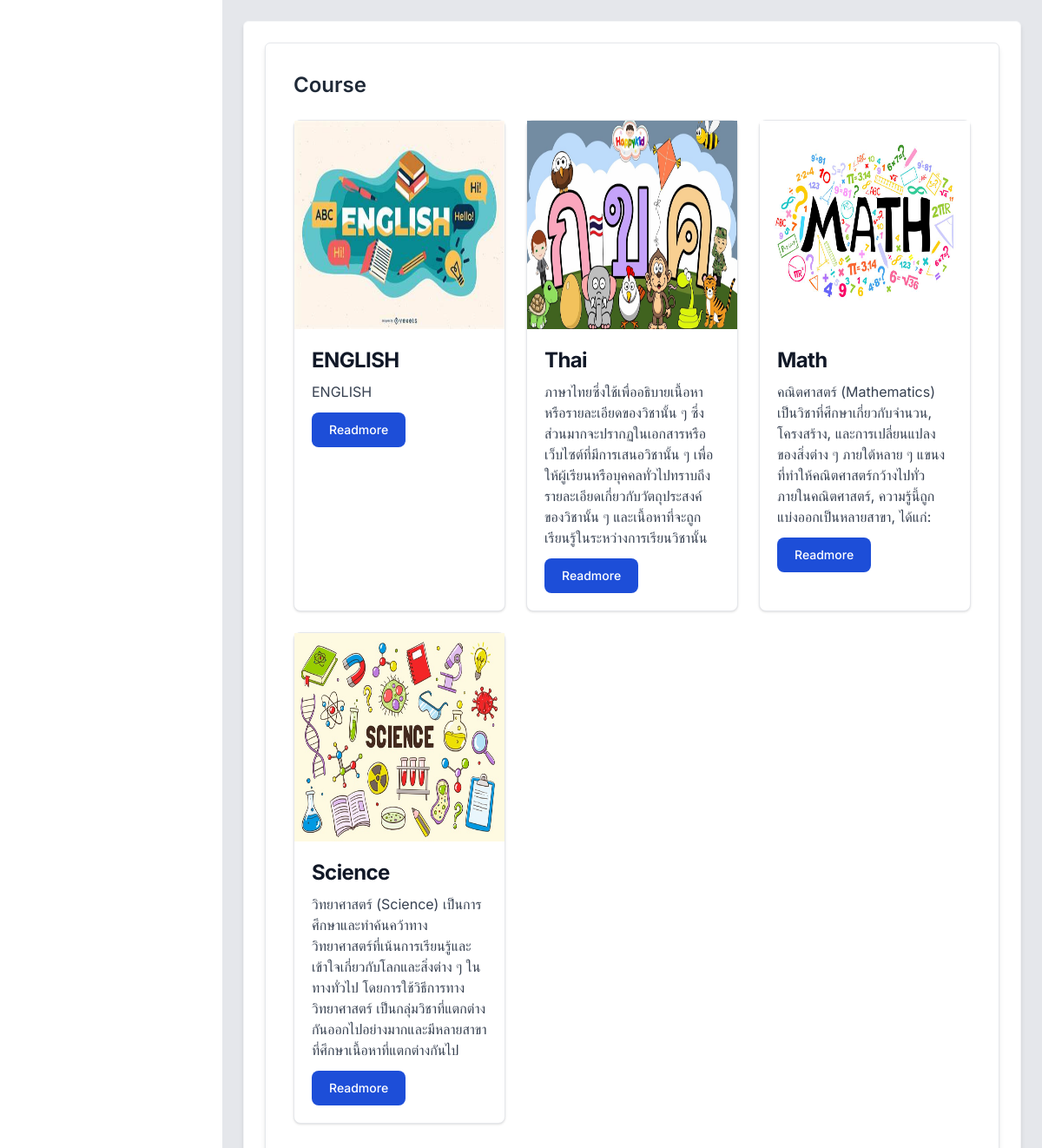
The page /Academic/course.php on the database its author committed.
### tables this page shows
CREATE TABLE `course` (
  `course_id` int(10) UNSIGNED ZEROFILL NOT NULL,
  `course_name` varchar(200) NOT NULL,
  `course_description` varchar(255) NOT NULL,
  `sec_id` int(1) NOT NULL,
  `credits` int(1) NOT NULL,
  `semester` int(1) NOT NULL,
  `year` int(4) NOT NULL,
  `course_image` varchar(255) DEFAULT NULL
);

### Academic/course.php (the view, shortened to what this page needs)
<?php include 'connectdatabase.php';
?>
<!DOCTYPE html>
<html lang="en">
<head>
    <link href="https://fonts.bunny.net/css?family=figtree:400,500,600&display=swap" rel="stylesheet" />
    <link href='https://unpkg.com/boxicons@2.1.4/css/boxicons.min.css' rel='stylesheet'>
    <link href="https://cdn.jsdelivr.net/npm/remixicon@3.5.0/fonts/remixicon.css" rel="stylesheet">
    <script src="https://cdn.tailwindcss.com"></script>
    <link href="style.css" rel="stylesheet">
</head>
<body class="text-gray-800 font-inter">
    <main class="w-full md:w-[calc(100%-256px)] md:ml-64 bg-gray-200 min-h-screen transition-all main">
        <div class="p-6">
            <div class="">
                <div class="grid grid-cols-1 lg:grid-cols-2 gap-6 mb-6">
                    <div class="bg-white border border-gray-100 shadow-md p-6 rounded-md lg:col-span-2 w-full">
                        <div class="flex flex-col lg:flex-row justify-between mb-4 items-start">
                            <div class="mx-auto bg-white p-8 border rounded-md shadow-md w-full justify-center">
                                <h2 class="text-2xl font-semibold mb-6">Course</h2>
                                <div class="grid grid-cols-1 lg:grid-cols-3 gap-6 mb-6 mx-auto">
                                    <?php
                                    $sql = "SELECT * FROM course ORDER BY course_id DESC";
                                    $result = mysqli_query($conn, $sql);
                                    while ($row = mysqli_fetch_assoc($result)) {
                                    ?>
                                        <div class="max-w-sm bg-white border border-gray-200 rounded-lg shadow dark:bg-gray-800 dark:border-gray-700">
                                            <a href="coursepage.php?course_id=<?= $row['course_id'] ?>">
                                                <img src="../Academic/system/imagecourse/<?= $row['course_image'] ?>" class="w-full max-w-96 max-h-96 h-60">
                                            </a>
                                            <div class="p-5 flex flex-col">
                                                <div>
                                                    <a href="#">
                                                        <h5 class="mb-2 text-2xl font-bold tracking-tight text-gray-900 dark:text-white">
                                                            <?= $row['course_name'] ?>
                                                        </h5>
                                                    </a>
                                                    <p class="mb-3 font-normal md:text-base text-xs text-gray-700 dark:text-gray-400">
                                                        <?= $row['course_description'] ?>
                                                    </p>
                                                </div>
                                                <div class="items-end">
                                                    <button onclick="redirectTocoursepage(<?= $row['course_id'] ?>)" class="block text-white bg-blue-700 hover:bg-blue-800 focus:ring-4 focus:outline-none focus:ring-blue-300 font-medium rounded-lg text-sm px-5 py-2.5 text-center dark:bg-blue-600 dark:hover:bg-blue-700 dark:focus:ring-blue-800" type="button">
                                                        Readmore
                                                    </button>
                                                </div>
                                            </div>
                                        </div>
                                    <?php
                                    }
                                    ?>
                                </div>
                            </div>
                        </div>
                    </div>
                </div>
            </div>
        </div>
    </main>
</body>
</html>

### Academic/style.css (style rules this page uses)
html { line-height: 1.5; -webkit-text-size-adjust: 100%; -moz-tab-size: 4; -o-tab-size: 4; tab-size: 4; font-family: ui-sans-serif, system-ui, -apple-system, BlinkMacSystemFont, "Segoe UI", Roboto, "Helvetica Neue", Arial, "Noto Sans", sans-serif, "Apple Color Emoji", "Segoe UI Emoji", "Segoe UI Symbol", "Noto Color Emoji"; font-feature-settings: normal; font-variation-settings: normal; }
body { margin: 0; line-height: inherit; }
h1, h2, h3, h4, h5, h6 { font-size: inherit; font-weight: inherit; }
a { color: inherit; text-decoration: inherit; }
button, input, optgroup, select, textarea { font-family: inherit; font-feature-settings: inherit; font-variation-settings: inherit; font-size: 100%; font-weight: inherit; line-height: inherit; color: inherit; margin: 0; padding: 0; }
button, select { text-transform: none; }
button, [type='button'], [type='reset'], [type='submit'] { -webkit-appearance: button; background-color: transparent; background-image: none; }
blockquote, dl, dd, h1, h2, h3, h4, h5, h6, hr, figure, p, pre { margin: 0; }
button, [role="button"] { cursor: pointer; }
img, svg, video, canvas, audio, iframe, embed, object { display: block; vertical-align: middle; }
img, video { max-width: 100%; height: auto; }
.mb-2 { margin-bottom: 0.5rem; }
.mb-4 { margin-bottom: 1rem; }
.mb-6 { margin-bottom: 1.5rem; }
.block { display: block; }
.flex { display: flex; }
.grid { display: grid; }
.min-h-screen { min-height: 100vh; }
.w-full { width: 100%; }
.grid-cols-1 { grid-template-columns: repeat(1, minmax(0, 1fr)); }
.items-start { align-items: flex-start; }
.justify-center { justify-content: center; }
.justify-between { justify-content: space-between; }
.gap-6 { gap: 1.5rem; }
.rounded-md { border-radius: 0.375rem; }
.border { border-width: 1px; }
.border-gray-100 { --tw-border-opacity: 1; border-color: rgb(243 244 246 / var(--tw-border-opacity)); }
.border-gray-200 { --tw-border-opacity: 1; border-color: rgb(229 231 235 / var(--tw-border-opacity)); }
.bg-white { --tw-bg-opacity: 1; background-color: rgb(255 255 255 / var(--tw-bg-opacity)); }
.p-6 { padding: 1.5rem; }
.font-inter { font-family: 'Inter', sans-serif; }
.text-2xl { font-size: 1.5rem; line-height: 2rem; }
.text-sm { font-size: 0.875rem; line-height: 1.25rem; }
.font-bold { font-weight: 700; }
.font-medium { font-weight: 500; }
.font-normal { font-weight: 400; }
.font-semibold { font-weight: 600; }
.text-gray-800 { --tw-text-opacity: 1; color: rgb(31 41 55 / var(--tw-text-opacity)); }
.text-white { --tw-text-opacity: 1; color: rgb(255 255 255 / var(--tw-text-opacity)); }
.shadow-md { --tw-shadow: 0 4px 6px -1px rgb(0 0 0 / 0.1), 0 2px 4px -2px rgb(0 0 0 / 0.1); --tw-shadow-colored: 0 4px 6px -1px var(--tw-shadow-color), 0 2px 4px -2px var(--tw-shadow-color); box-shadow: var(--tw-ring-offset-shadow, 0 0 #0000), var(--tw-ring-shadow, 0 0 #0000), var(--tw-shadow); }
.transition-all { transition-property: all; transition-timing-function: cubic-bezier(0.4, 0, 0.2, 1); transition-duration: 150ms; }
@media (min-width: 768px) { .md\:ml-64 { margin-left: 16rem; } }
@media (min-width: 768px) { .md\:w-\[calc\(100\%-256px\)\] { width: calc(100% - 256px); } }
@media (min-width: 1024px) { .lg\:col-span-2 { grid-column: span 2 / span 2; } }
@media (min-width: 1024px) { .lg\:grid-cols-2 { grid-template-columns: repeat(2, minmax(0, 1fr)); } }
@media (min-width: 1024px) { .lg\:grid-cols-3 { grid-template-columns: repeat(3, minmax(0, 1fr)); } }

### rows shown on the page
course: course_image (picture), course_name "ENGLISH", course_description "ENGLISH"
course: course_image (picture), course_name "Thai", course_description "ภาษาไทยซึ่งใช้เพื่ออธิบายเนื้อหาหรือรายละเอียดของวิชานั้น ๆ ซึ่งส่วนมากจะปรากฏในเอกสารหรือเว็บไซต์ที่มีการเสนอวิชานั้น ๆ เพื่อให้ผู้เรียนหรือบุคคลทั่วไปทราบถึงรายละเอียดเกี่ยวกับวัตถุประสงค์ของวิชานั้น ๆ และเนื้อหาที่จะถูกเรียนรู้ในระหว่างการเรียนวิชานั้น"
course: course_image (picture), course_name "Math", course_description "คณิตศาสตร์ (Mathematics) เป็นวิชาที่ศึกษาเกี่ยวกับจำนวน, โครงสร้าง, และการเปลี่ยนแปลงของสิ่งต่าง ๆ ภายใต้หลาย ๆ แขนงที่ทำให้คณิตศาสตร์กว้างไปทั่ว ภายในคณิตศาสตร์, ความรู้นี้ถูกแบ่งออกเป็นหลายสาขา, ได้แก่:"
course: course_image (picture), course_name "Science", course_description "วิทยาศาสตร์ (Science) เป็นการศึกษาและทำค้นคว้าทางวิทยาศาสตร์ที่เน้นการเรียนรู้และเข้าใจเกี่ยวกับโลกและสิ่งต่าง ๆ ในทางทั่วไป โดยการใช้วิธีการทางวิทยาศาสตร์ เป็นกลุ่มวิชาที่แตกต่างกันออกไปอย่างมากและมีหลายสาขาที่ศึกษาเนื้อหาที่แตกต่างกันไป"
